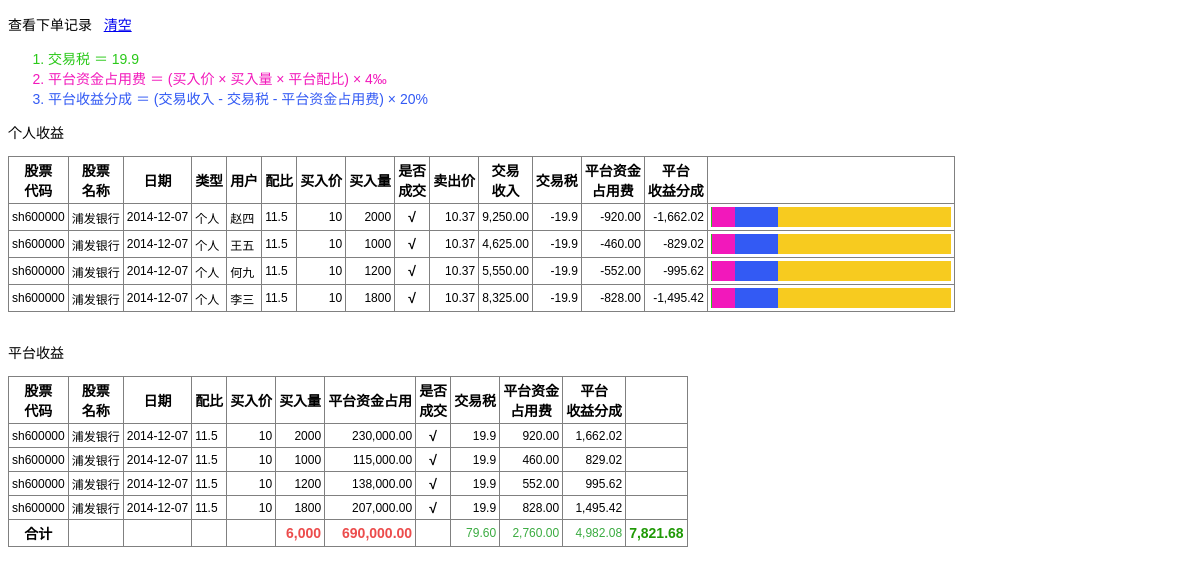
Before: /admin/tradelog_manage.php with the older database file.
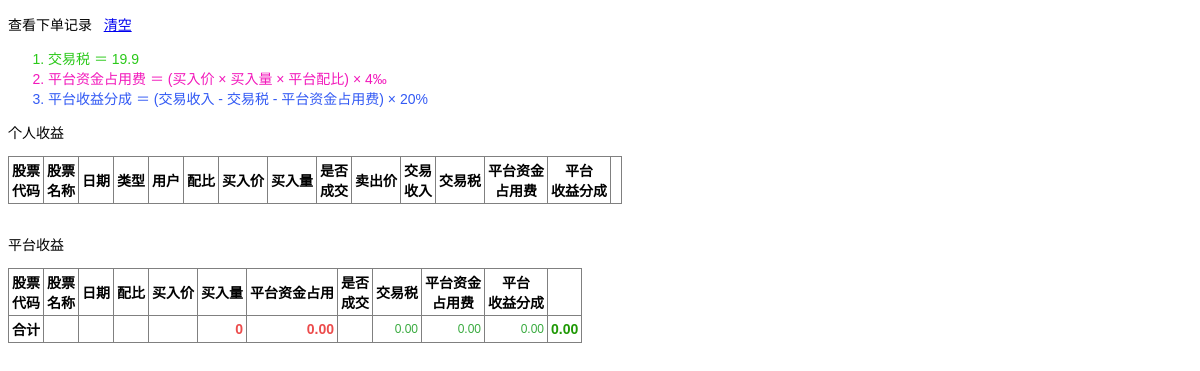
After: the same page with the newer database file.
### tables this page shows
CREATE TABLE `trade_order_log` (
  `id` int(11) NOT NULL AUTO_INCREMENT,
  `order_id` int(11) NOT NULL DEFAULT '0' COMMENT '跟单编号',
  `order_type` tinyint(4) DEFAULT NULL COMMENT '跟单类型 0:个单 1:团单',
  `regdate` date DEFAULT NULL COMMENT '创建日期',
  `user_id` int(11) NOT NULL DEFAULT '0' COMMENT '用户ID',
  `user_name` varchar(50) NOT NULL DEFAULT '0' COMMENT '用户名',
  `fng_nick` varchar(50) NOT NULL DEFAULT '0' COMMENT 'FNG昵称',
  `stock_id` int(11) NOT NULL DEFAULT '0' COMMENT '股票ID',
  `stock_code` varchar(50) NOT NULL DEFAULT '0' COMMENT '股票代码',
  `stock_name` varchar(50) NOT NULL DEFAULT '0' COMMENT '股票名称',
  `buying_rate` float NOT NULL DEFAULT '0' COMMENT '买入价',
  `is_deal` tinyint(4) NOT NULL DEFAULT '0' COMMENT '是否成交',
  `liquidate_date` datetime NOT NULL COMMENT '平仓时间',
  `selling_rate` float NOT NULL DEFAULT '0' COMMENT '卖出价',
  `amount` int(11) DEFAULT '0' COMMENT '买入数量',
  `user_quota` float DEFAULT '0' COMMENT '用户配比',
  `income` float DEFAULT '0' COMMENT '本单收入',
  `stampduty` float DEFAULT '0' COMMENT '交易税',
  `occupancycost` float DEFAULT '0' COMMENT '资金占用费',
  `benefitsharing` float DEFAULT '0' COMMENT '受益分成',
  `initiatorsharing` float DEFAULT '0' COMMENT '发起人分成',
  `is_initiator` varchar(45) NOT NULL DEFAULT '0',
  PRIMARY KEY (`id`)
);

### admin/tradelog_manage.php (the view, shortened to what this page needs)
<!DOCTYPE html>
<html lang="en" xml:lang="en" xmlns="http://www.w3.org/1999/xhtml" xmlns:Web="http://schemas.live.com/Web/">
<head>
</head>
<body>
<p>查看下单记录 &nbsp; <a href="tradelog_manage_clear.php">清空</a></p>
<ol>
	<li class="stampduty">交易税 ＝ 19.9</li>
	<li class="occupancycost">平台资金占用费 ＝ (买入价 × 买入量 × 平台配比) × 4‰</li>
	<li class="benefitsharing">平台收益分成 ＝ (交易收入 - 交易税 - 平台资金占用费) × 20%</li>
</ol>
<?php
	$q =
	"select
		`id`,
		`order_id`,
		`regdate`,
		`order_type`,
		`is_initiator`,
		`user_name`,
		`fng_nick`,
		`stock_code`,
		`stock_name`,
		`buying_rate`,
		`is_deal`,
		`liquidate_date`,
		`selling_rate`,
		`amount`,
		`user_quota`,
		`income`,
		`stampduty`,
		`occupancycost`,
		`benefitsharing`
	from `trade_order_log`
	order by `order_id` desc";
    $rs = mysql_query($q);
	$stampduty_total = 0;
	$occupancycost_total = 0;
	$benefitsharing_total = 0;
	$buy_amount_pt = 0;
	$occupancycost_pt = 0;
	$table1 = '';
	$table2 = '';
    echo '<p>个人收益</p>';
    echo "<table border=\"1\" cellpadding=\"3\" style=\"border-collapse:collapse\">";
    echo "<tr>
	  <th>股票<br >代码</th>
	  <th>股票<br >名称</th>
	  <th>日期</th>
	  <th>类型</th>
	  <th>用户</th>
	  <th>配比</th>
	  <th>买入价</th>
	  <th>买入量</th>
	  <th>是否<br />成交</th>
	  <th>卖出价</th>
	  <th>交易<br >收入</th>
	  <th>交易税</th>
	  <th>平台资金<br >占用费</th>
	  <th>平台<br >收益分成</th>
	  <th>&nbsp;</th>
	</tr>";
    while($row = mysql_fetch_array($rs)){
	  $table1 .= "<tr>
	  <td>" . $row["stock_code"] . "</td>
	  <td>" . $row["stock_name"] . "</td>
	  <td>" . $row["regdate"] . "</td>
	  <td>" . (($row["order_type"]==1)?"官方":"个人") ."</td>
	  <td>" . $row["fng_nick"] . "</td>
	  <td>" . $row["user_quota"] . "</td>
	  <td class='numvalue'>" . $row["buying_rate"] . "</td>
	  <td class='numvalue'>" . $row["amount"] . "</td>
	  <th>" . (($row["is_deal"]==1) ? '√' : '') . "</th>
	  <td class='numvalue'>" . $row["selling_rate"] . "</td>
	  <td class='numvalue'>" . number_format($row["income"],2) . "</td>
	  <td class='numvalue'>-" . $row["stampduty"] . "</td>
	  <td class='numvalue'>-" . number_format($row["occupancycost"],2) . "</td>
	  <td class='numvalue'>-" . number_format($row["benefitsharing"],2) . "</td>
	  <td>";
	  $stampduty_total += $row["stampduty"];
	  $occupancycost_total += $row["occupancycost"];
	  $benefitsharing_total += $row["benefitsharing"];
	  if($row["income"]>0){
	  	$table1 .= "<div class=\"income\" id=\"income_divide\">
	    <div class=\"stampduty\" style=\"width:";
	    if(floor($row["stampduty"]/$row["income"]*100) > 1){
	    	$table1 .=  floor($row["stampduty"]/$row["income"]*100);
	    }
	    else{
	    	$table1 .=  "1";
		}
	    $table1 .=  "px;\"></div>
	    <div class=\"occupancycost\" style=\"width:" . floor($row["occupancycost"]/$row["income"]*240) . "px;\"></div>
	    <div class=\"benefitsharing\" style=\"width:" . floor($row["benefitsharing"]/$row["income"]*240) . "px;\"></div>
	  </div>";
		}
	  $table1 .=  "</td>
	  </tr>";
	  if($row["stampduty"] > 0){
	  	$table2 .= "<tr>
		  <td>" . $row["stock_code"] . "</td>
		  <td>" . $row["stock_name"] . "</td>
		  <td>" . $row["regdate"] . "</td>
		  <td>" . $row["user_quota"] . "</td>
		  <td class='numvalue'>" . $row["buying_rate"] . "</td>
		  <td class='numvalue'>" . $row["amount"] . "</td>";
		$buy_amount_pt += $row["amount"];
		$occupancycost_pt += $row["buying_rate"] * $row["amount"] * $row["user_quota"];
		$table2 .= "
		  <td class='numvalue'>" . number_format($row["buying_rate"] * $row["amount"] * $row["user_quota"],2) . "</td>
		  <th>" . (($row["is_deal"]==1) ? '√' : '') . "</th>
		  <td class='numvalue'>" . $row["stampduty"] . "</td>
		  <td class='numvalue'>" . number_format($row["occupancycost"],2) . "</td>
		  <td class='numvalue'>" . number_format($row["benefitsharing"],2) . "</td>
		  <td></td>
		  </tr>";
	  }
	}
	echo $table1;
    echo "</table>";
    echo '<br /><p>平台收益</p>';
    echo "<table border=\"1\" cellpadding=\"3\" style=\"border-collapse:collapse\">";
    echo "<tr>
	  <th>股票<br >代码</th>
	  <th>股票<br >名称</th>
	  <th>日期</th>
	  <th>配比</th>
	  <th>买入价</th>
	  <th>买入量</th>
	  <th>平台资金占用</th>
	  <th>是否<br />成交</th>
	  <th>交易税</th>
	  <th>平台资金<br >占用费</th>
	  <th>平台<br >收益分成</th>
	  <th></th>
	</tr>";
	echo $table2;
	echo "<tr>
	  <th>合计</th>
	  <th> </th>
	  <th> </th>
	  <th> </th>
	  <th> </th>
	  <th class='numvalue amount_cost'>".number_format($buy_amount_pt)."</th>
	  <th class='numvalue amount_cost'>".number_format($occupancycost_pt,2)."</th>
	  <th> </th>
	  <td class='numvalue amount_income'>".number_format($stampduty_total,2)."</th>
	  <td class='numvalue amount_income'>".number_format($occupancycost_total,2)."</th>
	  <td class='numvalue amount_income'>".number_format($benefitsharing_total,2)."</th>
	  <th class='numvalue amount_income_total'>". number_format($stampduty_total + $occupancycost_total + $benefitsharing_total,2) ."</th>
	</tr>";
    echo "</table>";
?>
</body>
</html>

### admin/tradelog_manage.php (style rules this page uses)
body, div { font-size: 14px; font-family: Arial; }
td { font-size: 12px; font-family: Arial; }
.stampduty { color: #2bc91a; }
.occupancycost { color: #f218bb; }
.benefitsharing { color: #335af4; }
.numvalue { text-align: right; }
.amount_cost { color: #EC4C4C; }
.amount_income { color: #3AAB40; }
.amount_income_total { color: #1F9905; }
#income_divide { width: 240px; height: 20px; background-color: #F7CB1F; }
#income_divide div { float: left; height: 20px; }
#income_divide .occupancycost { background-color: #f218bb; }
#income_divide .benefitsharing { background-color: #335af4; }

Changed rows visible on the page:
removed trade_order_log: stock_code "sh600000", stock_name "浦发银行", regdate "2014-12-07", fng_nick "赵四", user_quota "11.5", buying_rate "10", amount "2000", selling_rate "10.37", income "9,250.00", stampduty "19.9", occupancycost "920.00", benefitsharing "1,662.02", $row["buying_rate"] * $row["amount"] * $row["user_quota"] "230,000.00"
removed trade_order_log: stock_code "sh600000", stock_name "浦发银行", regdate "2014-12-07", fng_nick "王五", user_quota "11.5", buying_rate "10", amount "1000", selling_rate "10.37", income "4,625.00", stampduty "19.9", occupancycost "460.00", benefitsharing "829.02", $row["buying_rate"] * $row["amount"] * $row["user_quota"] "115,000.00"
removed trade_order_log: stock_code "sh600000", stock_name "浦发银行", regdate "2014-12-07", fng_nick "何九", user_quota "11.5", buying_rate "10", amount "1200", selling_rate "10.37", income "5,550.00", stampduty "19.9", occupancycost "552.00", benefitsharing "995.62", $row["buying_rate"] * $row["amount"] * $row["user_quota"] "138,000.00"
removed trade_order_log: stock_code "sh600000", stock_name "浦发银行", regdate "2014-12-07", fng_nick "李三", user_quota "11.5", buying_rate "10", amount "1800", selling_rate "10.37", income "8,325.00", stampduty "19.9", occupancycost "828.00", benefitsharing "1,495.42", $row["buying_rate"] * $row["amount"] * $row["user_quota"] "207,000.00"
Other visible differences:
$buy_amount_pt: "6,000" → "0"
$occupancycost_pt: "690,000.00" → "0.00"
$stampduty_total: "79.60" → "0.00"
$occupancycost_total: "2,760.00" → "0.00"
$benefitsharing_total: "4,982.08" → "0.00"
$stampduty_total + $occupancycost_total + $benefitsharing_total: "7,821.68" → "0.00"
text no longer shown: "个人 个人 个人 个人 √ √ √ √ - - - - - - - - - - - - √ √ √ √"
